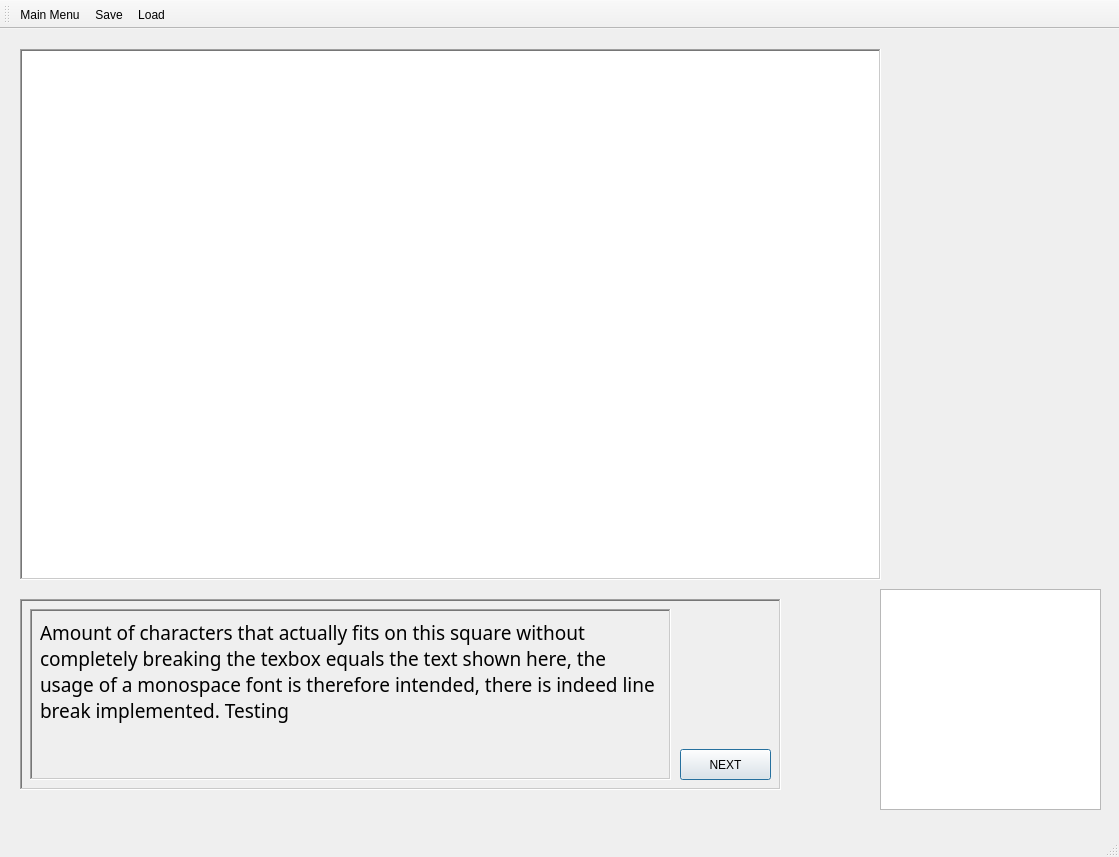
<?xml version="1.0" encoding="UTF-8"?>
<ui version="4.0">
 <class>mainUI</class>
 <widget class="QMainWindow" name="mainUI">
  <property name="geometry">
   <rect>
    <x>0</x>
    <y>0</y>
    <width>1119</width>
    <height>857</height>
   </rect>
  </property>
  <property name="windowTitle">
   <string>mainUI</string>
  </property>
  <widget class="QWidget" name="centralwidget">
   <widget class="QFrame" name="tbox_outerFrame">
    <property name="geometry">
     <rect>
      <x>20</x>
      <y>570</y>
      <width>761</width>
      <height>191</height>
     </rect>
    </property>
    <property name="font">
     <font>
      <stylestrategy>PreferAntialias</stylestrategy>
     </font>
    </property>
    <property name="frameShape">
     <enum>QFrame::WinPanel</enum>
    </property>
    <property name="frameShadow">
     <enum>QFrame::Sunken</enum>
    </property>
    <property name="lineWidth">
     <number>4</number>
    </property>
    <widget class="QFrame" name="tbox_innerFrame">
     <property name="geometry">
      <rect>
       <x>10</x>
       <y>10</y>
       <width>641</width>
       <height>171</height>
      </rect>
     </property>
     <property name="frameShape">
      <enum>QFrame::StyledPanel</enum>
     </property>
     <property name="frameShadow">
      <enum>QFrame::Raised</enum>
     </property>
     <widget class="QLabel" name="pixTBox">
      <property name="geometry">
       <rect>
        <x>0</x>
        <y>0</y>
        <width>641</width>
        <height>171</height>
       </rect>
      </property>
      <property name="frameShape">
       <enum>QFrame::WinPanel</enum>
      </property>
      <property name="frameShadow">
       <enum>QFrame::Sunken</enum>
      </property>
      <property name="lineWidth">
       <number>5</number>
      </property>
      <property name="text">
       <string/>
      </property>
      <property name="margin">
       <number>0</number>
      </property>
     </widget>
     <widget class="QLabel" name="textBox">
      <property name="geometry">
       <rect>
        <x>10</x>
        <y>10</y>
        <width>621</width>
        <height>151</height>
       </rect>
      </property>
      <property name="font">
       <font>
        <family>Modern DOS 9x16</family>
        <pointsize>14</pointsize>
        <weight>50</weight>
        <bold>false</bold>
        <stylestrategy>PreferAntialias</stylestrategy>
        <kerning>true</kerning>
       </font>
      </property>
      <property name="layoutDirection">
       <enum>Qt::LeftToRight</enum>
      </property>
      <property name="text">
       <string>Amount of characters that actually fits on this square without completely breaking the texbox equals the text shown here, the usage of a monospace font is therefore intended, there is indeed line break implemented. Testing</string>
      </property>
      <property name="textFormat">
       <enum>Qt::PlainText</enum>
      </property>
      <property name="scaledContents">
       <bool>true</bool>
      </property>
      <property name="alignment">
       <set>Qt::AlignLeading|Qt::AlignLeft|Qt::AlignTop</set>
      </property>
      <property name="wordWrap">
       <bool>true</bool>
      </property>
      <property name="margin">
       <number>21</number>
      </property>
     </widget>
    </widget>
    <widget class="QPushButton" name="nextButton">
     <property name="geometry">
      <rect>
       <x>660</x>
       <y>150</y>
       <width>91</width>
       <height>31</height>
      </rect>
     </property>
     <property name="text">
      <string>NEXT</string>
     </property>
     <property name="checkable">
      <bool>false</bool>
     </property>
     <property name="default">
      <bool>true</bool>
     </property>
     <property name="flat">
      <bool>false</bool>
     </property>
    </widget>
   </widget>
   <widget class="optionButtons" name="optionWidget" native="true">
    <property name="geometry">
     <rect>
      <x>900</x>
      <y>200</y>
      <width>191</width>
      <height>271</height>
     </rect>
    </property>
   </widget>
   <widget class="QGraphicsView" name="mainView">
    <property name="geometry">
     <rect>
      <x>20</x>
      <y>20</y>
      <width>861</width>
      <height>531</height>
     </rect>
    </property>
    <property name="frameShape">
     <enum>QFrame::WinPanel</enum>
    </property>
    <property name="verticalScrollBarPolicy">
     <enum>Qt::ScrollBarAlwaysOff</enum>
    </property>
    <property name="horizontalScrollBarPolicy">
     <enum>Qt::ScrollBarAlwaysOff</enum>
    </property>
    <property name="sizeAdjustPolicy">
     <enum>QAbstractScrollArea::AdjustIgnored</enum>
    </property>
    <property name="backgroundBrush">
     <brush brushstyle="Dense2Pattern">
      <color alpha="253">
       <red>0</red>
       <green>0</green>
       <blue>0</blue>
      </color>
     </brush>
    </property>
    <property name="foregroundBrush">
     <brush brushstyle="Dense4Pattern">
      <color alpha="255">
       <red>0</red>
       <green>0</green>
       <blue>0</blue>
      </color>
     </brush>
    </property>
   </widget>
   <widget class="QGraphicsView" name="charaView">
    <property name="geometry">
     <rect>
      <x>880</x>
      <y>560</y>
      <width>221</width>
      <height>221</height>
     </rect>
    </property>
   </widget>
  </widget>
  <widget class="QMenuBar" name="menubar">
   <property name="geometry">
    <rect>
     <x>0</x>
     <y>0</y>
     <width>1119</width>
     <height>22</height>
    </rect>
   </property>
  </widget>
  <widget class="QStatusBar" name="statusbar"/>
  <widget class="QToolBar" name="toolBar">
   <property name="windowTitle">
    <string>toolBar</string>
   </property>
   <attribute name="toolBarArea">
    <enum>TopToolBarArea</enum>
   </attribute>
   <attribute name="toolBarBreak">
    <bool>false</bool>
   </attribute>
   <addaction name="actionMain_Menu"/>
   <addaction name="actionSave"/>
   <addaction name="actionLoad"/>
  </widget>
  <action name="actionMain_Menu">
   <property name="text">
    <string>Main Menu</string>
   </property>
   <property name="toolTip">
    <string>Open the main Menu</string>
   </property>
   <property name="shortcut">
    <string>Ctrl+M</string>
   </property>
  </action>
  <action name="actionSave">
   <property name="text">
    <string>Save</string>
   </property>
   <property name="toolTip">
    <string>Saves the current state of the game</string>
   </property>
   <property name="shortcut">
    <string>Ctrl+S</string>
   </property>
  </action>
  <action name="actionLoad">
   <property name="text">
    <string>Load</string>
   </property>
   <property name="toolTip">
    <string>Loads a previous saved state of the game</string>
   </property>
  </action>
 </widget>
 <customwidgets>
  <customwidget>
   <class>optionButtons</class>
   <extends>QWidget</extends>
   <header>optionbuttons.h</header>
   <container>1</container>
  </customwidget>
 </customwidgets>
 <resources/>
 <connections/>
</ui>
